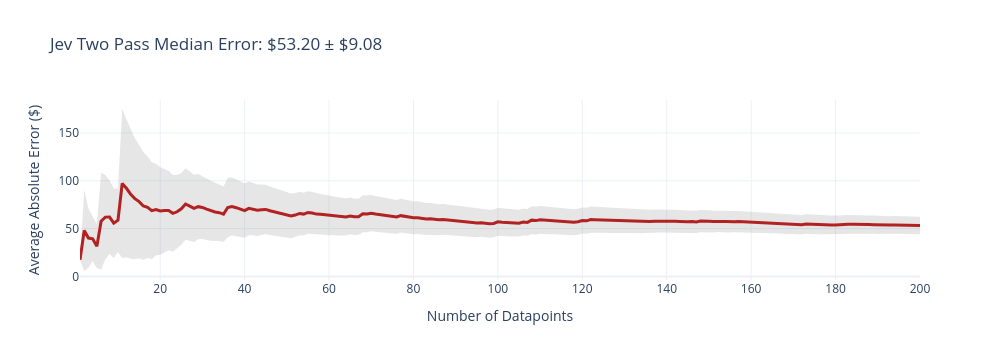
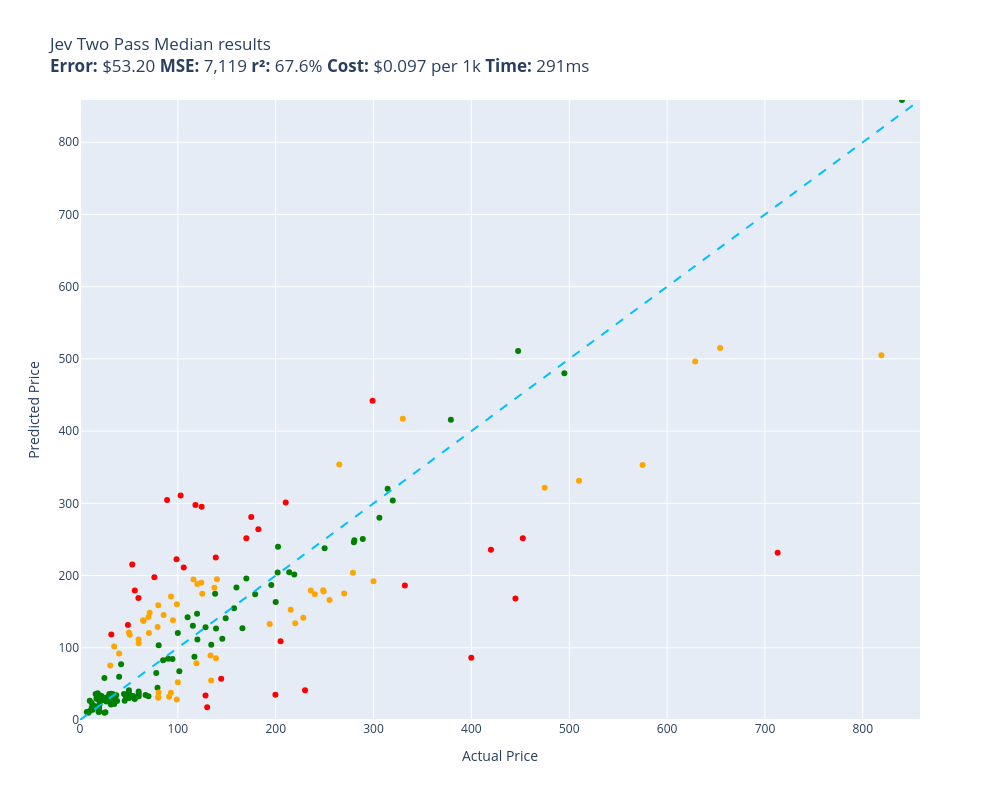

Source (notebook cell) for these figures, in order:
### Code cell
evaluate(jev_two_pass_median, test)

### Figure 1 — Plotly figure (JSON) as saved in the notebook; plotly's stock layout.template omitted (floating-point values rounded to 4 significant figures; data arrays with more than 128 entries replaced by an {"elided": "..."} marker saying what was removed)
{"data": [{"fill": "toself", "fillcolor": "rgba(128,128,128,0.2)", "hoverinfo": "skip", "line": {"color": "rgba(255,255,255,0)"}, "name": "95% CI", "showlegend": false, "type": "scatter", "x": {"elided": "400 int values"}, "y": {"elided": "400 float values"}}, {"customdata": {"elided": "200x1 float values"}, "hovertemplate": "n=%{x}<br>Avg Error=$%{y:,.2f}<br>±95% CI=$%{customdata[0]:,.2f}<extra></extra>", "line": {"color": "firebrick", "width": 3}, "mode": "lines", "name": "Cumulative Avg Error", "type": "scatter", "x": {"elided": "200 int values"}, "y": {"elided": "200 float values"}}], "layout": {"height": 360, "showlegend": false, "title": {"text": "Jev Two Pass Median Error: $53.20 ± $9.08"}, "width": 1000, "xaxis": {"title": {"text": "Number of Datapoints"}}, "yaxis": {"title": {"text": "Average Absolute Error ($)"}}}}

### Figure 2 — Plotly figure (JSON) as saved in the notebook; plotly's stock layout.template omitted (floating-point values rounded to 4 significant figures)
{"data": [{"customdata": [["Old Blood Noise Excess V2 Distortion Cho...\nGuess=$201.57 Actual=$219.00"], ["NewPower99 Battery Kit for Samsung Galax...\nGuess=$30.71 Actual=$54.95"], ["EXMAX NG-10X Fresnel Lens Focusing Adapt...\nGuess=$32.90 Actual=$69.98"], ["Stand for Raven Pro Document Scanner - P...\nGuess=$30.49 Actual=$29.85"], ["8544771 Dryer Heating Element, 279816 Th...\nGuess=$31.87 Actual=$35.74"], ["Metabo HPT 36V MultiVolt™ Cordless Rotar...\nGuess=$415.74 Actual=$379.00"], ["46mm Digital Pro High-Resolution Close-U...\nGuess=$31.10 Actual=$19.99"], ["Innovative Percussion CB-6 Chamois Bass ...\nGuess=$33.15 Actual=$54.32"], ["Panasonic KX-TG6511B DECT 6.0 PLUS Expan...\nGuess=$44.52 Actual=$79.20"], ["LOVE MEI Galaxy S10 Lite Case, Military ...\nGuess=$27.73 Actual=$32.98"], ["LD Products Compatible Toner Cartridge R...\nGuess=$41.08 Actual=$49.98"], ["HK SYSTEMS 13\" Heavy Duty Black \"Push\" O...\nGuess=$82.77 Actual=$84.95"], ["Mini PC, Kinupute Desktop Computer E3-12...\nGuess=$480.00 Actual=$495.00"], ["June Garden 12\" Sweet Dolly Charlotte - ...\nGuess=$27.95 Actual=$19.99"], ["10GBase-LR SFP+ Transceiver, Handar 10GB...\nGuess=$34.14 Actual=$19.99"], ["Deco Mount Pro Tripod Microphone Stand w...\nGuess=$39.44 Actual=$59.95"], ["GanFindX Portable Car Hand Controls for ...\nGuess=$183.50 Actual=$159.90"], ["Scranton & Co 3 Drawer Mobile File Cabin...\nGuess=$130.33 Actual=$115.35"], ["Task T24287 Roman Ogee Router Bit with 1...\nGuess=$29.01 Actual=$55.88"], ["Travelpro Platinum Elite Slim Business L...\nGuess=$204.61 Actual=$213.83"], ["Southwire 120V/15A Right Angle User Atta...\nGuess=$26.15 Actual=$37.87"], ["Mylites+ Standard Comic Book Mylar Sleev...\nGuess=$22.00 Actual=$34.99"], ["DALDED LED Light Kit for Lego Sonic Gree...\nGuess=$29.46 Actual=$24.99"], ["152MM Hole Saws M42 Bi-Metal High Speed ...\nGuess=$37.11 Actual=$17.99"], ["Baseball Backpacks Large 18 Inch Bookbag...\nGuess=$36.40 Actual=$31.77"], ["Wenger City Upgrade Laptop Backpack with...\nGuess=$112.45 Actual=$145.42"], ["AUTOFREE LED Tail Lights Assembly Compat...\nGuess=$204.38 Actual=$201.99"], ["Adams Check Payment and Deposit Register...\nGuess=$26.23 Actual=$35.49"], ["Fjallraven, Kanken Laptop 15\" Backpack f...\nGuess=$147.05 Actual=$119.65"], ["Diversitech WG840585 Motor, (Ddb) 1/3Hp,...\nGuess=$104.11 Actual=$134.12"], ["Retevis RT68 Soft Earhook Walkie Talkie ...\nGuess=$10.99 Actual=$6.99"], ["Evan-Fischer Front Bumper Cover Compatib...\nGuess=$239.84 Actual=$202.38"], ["Laisomeke Waterproof Junction Box, Unive...\nGuess=$23.39 Actual=$11.99"], ["Webcem Solar Shed Light Outdoor Indoor, ...\nGuess=$65.01 Actual=$77.96"], ["Western Digital Enterprise RE4-GP 2TB SA...\nGuess=$142.29 Actual=$109.95"], ["DIMARZIO 204284 DP 163FBK Blues Bucker G...\nGuess=$84.90 Actual=$89.99"], ["Tablet PC Cover Compatible with Lenovo T...\nGuess=$21.48 Actual=$31.61"], ["Miyaya@ Funny Animal Masks Collection fo...\nGuess=$30.56 Actual=$16.99"], ["Trail Gear Twin Stick Kit for Top Shift ...\nGuess=$246.11 Actual=$279.92"], ["Engine Thermostat, Replace 19301-PAA-306...\nGuess=$28.21 Actual=$18.89"], ["Ultra Duster Canned Air Net 10 Oz 6-Pack\nGuess=$30.77 Actual=$49.90"], ["Beck/Arnley 0421945 Air Filter\nGuess=$28.10 Actual=$35.87"], ["IQShield Screen Protector Compatible wit...\nGuess=$12.50 Actual=$9.95"], ["Liberty Imports 12 Pack: US Military Toy...\nGuess=$29.49 Actual=$16.98"], ["Neporal Full Spectrum Light Bulb, 6000K ...\nGuess=$18.52 Actual=$18.59"], ["Satco S9596, 4 Count (Pack of 1), 4.18\nGuess=$16.95 Actual=$12.00"], ["Ceramic Talavera Mexican Tile 4x4\", 9 Pi...\nGuess=$36.15 Actual=$29.95"], ["Intrepid International Dressage Letters-...\nGuess=$25.52 Actual=$26.99"], ["Kingston Brass KS269SN Kingston Clawfoot...\nGuess=$279.91 Actual=$305.99"], ["EMART Photography C Stand with Boom Arm,...\nGuess=$111.57 Actual=$119.99"], ["KOHLER K-1185540-CP Assembly-Slider\nGuess=$26.82 Actual=$45.67"], ["KUNN Small Electrician Tool Pouch Utilit...\nGuess=$29.15 Actual=$21.99"], ["iPhone 12/12 Pro Nicaragua Guardabarranc...\nGuess=$21.51 Actual=$19.97"], ["Replacement Remote Control for PANASONIC...\nGuess=$27.79 Actual=$34.95"], ["KS K-STORM Replacement Silicone Mushroom...\nGuess=$10.20 Actual=$8.50"], ["LSSAGOON Backpack for Women Teen Kids Gi...\nGuess=$35.72 Actual=$33.99"], ["Grey Pneumatic 1311SD Impact Socket Set\nGuess=$154.78 Actual=$157.43"], ["4LT LUMINETTE Vanity Opal GLS BSN\nGuess=$120.31 Actual=$99.99"], ["4pc Wheel Spacers Adapters 4\" (2inch Per...\nGuess=$87.41 Actual=$116.95"], ["GE RPWF SmartWater Comparable Refrigerat...\nGuess=$34.33 Actual=$36.99"], ["Urth 62mm UV, Circular Polarizing (CPL),...\nGuess=$126.57 Actual=$139.00"], ["Royal Designs, Inc. Decorative Abundant ...\nGuess=$10.20 Actual=$24.95"], ["NewFantasia Replacement Audio Cable with...\nGuess=$25.19 Actual=$31.00"], ["MONOCARBON Forged Carbon Fiber Case for ...\nGuess=$36.50 Actual=$59.99"], ["AC Compressor & A/C Kit For BMW 335i 335...\nGuess=$320.36 Actual=$314.41"], ["DuraGo 29515020 Front Hub Assembly\nGuess=$128.57 Actual=$128.34"], ["MXR Carbon Copy Deluxe Analog Delay Guit...\nGuess=$187.02 Actual=$195.50"], ["Berta (6 Pieces) 1-1/4 inch Overlay, 90 ...\nGuess=$30.00 Actual=$24.66"], ["Chalkboard Name Badges with Magnetic Bac...\nGuess=$11.90 Actual=$19.95"], ["USB Charger, CIVIE High Speed 60W Multip...\nGuess=$36.01 Actual=$15.99"], ["Cardone 84-58642 New HEI Electronic Dist...\nGuess=$126.95 Actual=$165.99"], ["Universal Power Group 12V 100Ah Sealed L...\nGuess=$163.23 Actual=$199.99"], ["Kastar Battery Pack Replacement for Sony...\nGuess=$27.40 Actual=$19.99"], ["18 Inch White Undermount Kitchen Sink - ...\nGuess=$174.15 Actual=$179.00"], ["AZX Stylus Pencil for Apple iPad Pro 202...\nGuess=$30.14 Actual=$29.99"], ["Raspberry Pi 3 Model B+ Aluminum Case Me...\nGuess=$19.23 Actual=$14.99"], ["ASUS VY279HE-W 27” 1080P Monitor - White...\nGuess=$174.90 Actual=$138.10"], ["Music Hall pa15.3 MM/MC Phono Preamplifi...\nGuess=$237.78 Actual=$250.00"], ["Diversitech UC2436-3 Ultralite Condenser...\nGuess=$103.44 Actual=$80.39"], ["Lorell Bell Chair Glide, 2.5\", Black\nGuess=$16.67 Actual=$19.50"], ["200 ' feet True 14 Gauge AWG CCA Speaker...\nGuess=$36.14 Actual=$44.95"], ["200 Couples Conversation Cards - Enjoy B...\nGuess=$27.53 Actual=$32.97"], ["The Puppet Company - Carpet-Unicorn, Whi...\nGuess=$10.99 Actual=$19.00"], ["KYX Racing Hardened Steel Center Drive S...\nGuess=$30.34 Actual=$46.99"], ["Baumgartens Sicurix Blank PVC ID Cards (...\nGuess=$29.53 Actual=$19.11"], ["OEM Samsung Remote Control Shipped with ...\nGuess=$29.61 Actual=$56.00"], ["Venom Power Terra Hunter R/T+ R/T All-Te...\nGuess=$303.93 Actual=$319.65"], ["Custom Engagement Logo Desk Embosser Sea...\nGuess=$37.70 Actual=$49.95"], ["Audio Techinca ATW-T1002 System 10 Handh...\nGuess=$250.71 Actual=$289.00"], ["520 Pieces Christmas Envelope Seal Stick...\nGuess=$10.75 Actual=$25.99"], ["LD Compatible Ink Cartridge Replacement ...\nGuess=$77.29 Actual=$41.99"], ["BestPricedDecals Wine A BIT, You'll Feel...\nGuess=$14.29 Actual=$12.98"], ["Dell XPS 13 9343-2727SLV 13.3\" Full HD S...\nGuess=$858.46 Actual=$839.99"], ["VATOS 4 Packs Bubble Machine Gun for Kid...\nGuess=$31.48 Actual=$22.88"], ["Steering Wheel, Carbon Fiber Automotive ...\nGuess=$510.91 Actual=$447.74"], ["BXYJY for Samsung Galaxy Z Fold 3 Case w...\nGuess=$30.61 Actual=$49.99"], ["VONADO Space Wars Colonial Viper MK1 Bui...\nGuess=$59.85 Actual=$39.99"], ["Replacement Remote Control fit for Sony ...\nGuess=$26.71 Actual=$9.99"], ["Disney Princess Sparkling Princess Sleep...\nGuess=$28.68 Actual=$24.95"], ["sabermaster TCG Playmat yugioh playmat T...\nGuess=$26.86 Actual=$21.99"], ["Star Wars Die-Cast Metal TITANIUM Series...\nGuess=$27.19 Actual=$22.70"], ["DuraGo BR5330 Front Vented Disc Brake Ro...\nGuess=$67.35 Actual=$101.51"], ["Vinyl Soft Top Roll-up Adjustable Truck ...\nGuess=$140.98 Actual=$148.88"], ["Glovion Music Stand Light, Clip On Piano...\nGuess=$31.48 Actual=$27.99"], ["Intex River Run Connect Lounge (Four)\nGuess=$84.47 Actual=$94.49"], ["Think Gizmos Build Your Own Robot Toys f...\nGuess=$57.99 Actual=$24.95"], ["VTech Strum and Jam Kidi Musical Guitar ...\nGuess=$33.11 Actual=$21.99"], ["KZ ZS10 Pro in Ear Monitor Headphone KZ ...\nGuess=$34.67 Actual=$66.99"], ["Fender Hendrix Voodoo Child Coiled Instr...\nGuess=$32.88 Actual=$59.99"], ["W11130208 W10695459 Refrigerator LED Mod...\nGuess=$28.25 Actual=$26.59"], ["STICKGOO Peel and Stick Backsplash for K...\nGuess=$33.89 Actual=$34.99"], ["Xiaomi Redmi 10 2022 NFC 4G LTE (128GB +...\nGuess=$195.92 Actual=$169.99"], ["For Volvo C70 S70 V70 V40 S40 AC Compres...\nGuess=$248.95 Actual=$280.41"], ["Refresh NSF-53 Premium Replacement Refri...\nGuess=$33.43 Actual=$50.99"], ["NICKSTON Red Sparkling Glitter Slim Band...\nGuess=$27.11 Actual=$25.99"]], "hovertemplate": "%{customdata[0]}<extra></extra>", "legendgroup": "green", "marker": {"color": "green", "size": 6, "symbol": "circle"}, "mode": "markers", "name": "green", "orientation": "v", "showlegend": true, "type": "scatter", "x": [219.0, 54.95, 69.98, 29.85, 35.74, 379.0, 19.99, 54.32, 79.2, 32.98, 49.98, 84.95, 495.0, 19.99, 19.99, 59.95, 159.9, 115.3, 55.88, 213.8, 37.87, 34.99, 24.99, 17.99, 31.77, 145.4, 202.0, 35.49, 119.7, 134.1, 6.99, 202.4, 11.99, 77.96, 110.0, 89.99, 31.61, 16.99, 279.9, 18.89, 49.9, 35.87, 9.95, 16.98, 18.59, 12.0, 29.95, 26.99, 306.0, 120.0, 45.67, 21.99, 19.97, 34.95, 8.5, 33.99, 157.4, 99.99, 117.0, 36.99, 139.0, 24.95, 31.0, 59.99, 314.4, 128.3, 195.5, 24.66, 19.95, 15.99, 166.0, 200.0, 19.99, 179.0, 29.99, 14.99, 138.1, 250.0, 80.39, 19.5, 44.95, 32.97, 19.0, 46.99, 19.11, 56.0, 319.6, 49.95, 289.0, 25.99, 41.99, 12.98, 840.0, 22.88, 447.7, 49.99, 39.99, 9.99, 24.95, 21.99, 22.7, 101.5, 148.9, 27.99, 94.49, 24.95, 21.99, 66.99, 59.99, 26.59, 34.99, 170.0, 280.4, 50.99, 25.99], "xaxis": "x", "y": [201.6, 30.71, 32.9, 30.49, 31.87, 415.7, 31.1, 33.15, 44.52, 27.73, 41.08, 82.77, 480.0, 27.95, 34.14, 39.44, 183.5, 130.3, 29.01, 204.6, 26.15, 22.0, 29.46, 37.11, 36.4, 112.5, 204.4, 26.23, 147.0, 104.1, 10.99, 239.8, 23.39, 65.01, 142.3, 84.9, 21.48, 30.56, 246.1, 28.21, 30.77, 28.1, 12.5, 29.49, 18.52, 16.95, 36.15, 25.52, 279.9, 111.6, 26.82, 29.15, 21.51, 27.79, 10.2, 35.72, 154.8, 120.3, 87.41, 34.33, 126.6, 10.2, 25.19, 36.5, 320.4, 128.6, 187.0, 30.0, 11.9, 36.01, 126.9, 163.2, 27.4, 174.1, 30.14, 19.23, 174.9, 237.8, 103.4, 16.67, 36.14, 27.53, 10.99, 30.34, 29.53, 29.61, 303.9, 37.7, 250.7, 10.75, 77.29, 14.29, 858.5, 31.48, 510.9, 30.61, 59.85, 26.71, 28.68, 26.86, 27.19, 67.35, 141.0, 31.48, 84.47, 57.99, 33.11, 34.67, 32.88, 28.25, 33.89, 195.9, 249.0, 33.43, 27.11], "yaxis": "y"}, {"customdata": [["telpo Headlight Assembly Fit For 15 Camr...\nGuess=$194.62 Actual=$115.99"], ["ACDelco GM Original Equipment FW339 Fron...\nGuess=$152.58 Actual=$215.33"], ["Pump Head TBVECHI 175PSI 4KW 5.5HP 21CFM...\nGuess=$417.06 Actual=$329.90"], ["GJY Portable TV,10.6 inch Mini TV for AT...\nGuess=$128.91 Actual=$79.36"], ["PEMP E65 E66 CDC Simulate Optical Fiber ...\nGuess=$78.42 Actual=$119.00"], ["Intermatic PX300 12V 300W Transformer wi...\nGuess=$54.72 Actual=$134.00"], ["CORSAIR Dominator Platinum RGB 32GB (2x1...\nGuess=$190.12 Actual=$124.00"], ["Clementoni 39132.5 Jigsaw Puzzle 1,000 P...\nGuess=$30.84 Actual=$79.95"], ["KOMPUTERBAY 4GB 2X 2GB DDR2 1066MHz PC2-...\nGuess=$38.02 Actual=$80.34"], ["Canon EOS Rebel T7 Digital SLR Camera wi...\nGuess=$504.92 Actual=$819.00"], ["15\" Locking Shower Head Extension Arm in...\nGuess=$31.89 Actual=$79.95"], ["Tidal Front + Rear Fender Flares 4PC Poc...\nGuess=$166.22 Actual=$254.99"], ["Dakota Alert MURS Alert Probe Sensor - M...\nGuess=$133.85 Actual=$219.99"], ["KOHLER 18865-CP Filtered Water Faucet, P...\nGuess=$321.43 Actual=$475.00"], ["MC: Pindicator (Dual Intensity Amber)\nGuess=$92.20 Actual=$40.00"], ["Sumerain S1339CM Double Handle Widesprea...\nGuess=$179.47 Actual=$235.86"], ["Festool 492370 Platin 2 S1000 Grit 6-Inc...\nGuess=$32.34 Actual=$91.00"], ["Poison Spyder 10-08-020 Rocker Knocker\nGuess=$496.45 Actual=$628.76"], ["VLAND LED Smoked Taillights Compatible F...\nGuess=$174.00 Actual=$239.99"], ["PM Auto Front Right Quick Complete Strut...\nGuess=$174.78 Actual=$124.94"], ["Pidoko Kids Train Table, Grey with 90 Pc...\nGuess=$188.28 Actual=$119.97"], ["Marvel Legends Series X-Men 6-Inch Archa...\nGuess=$28.27 Actual=$98.95"], ["LEGO Marvel Avengers War Machine Buster ...\nGuess=$106.16 Actual=$59.95"], ["Trim Kit for 2-handle Shower & Tub Valve...\nGuess=$138.23 Actual=$94.99"], ["Pioneer 2AM401-BN Two Handle Kitchen Fau...\nGuess=$141.48 Actual=$228.22"], ["Aeromotive 13304 Regulator, X1 Adjustabl...\nGuess=$175.30 Actual=$269.95"], ["Walker Exhaust Ultra EPA 16478 Direct Fi...\nGuess=$353.17 Actual=$574.99"], ["MGP Caliper Covers 39011SACURD Red Powde...\nGuess=$177.78 Actual=$249.00"], ["Wilkinson LOW GAUSS Vintage Tone Strat S...\nGuess=$75.49 Actual=$30.93"], ["Pyle Wireless Rear View Backup Camera - ...\nGuess=$120.31 Actual=$70.45"], ["Hp Pavilion P7-1257c Motherboard Aahd3-h...\nGuess=$111.32 Actual=$59.86"], ["Auertech Portable Washing Machine, 14lbs...\nGuess=$160.25 Actual=$98.99"], ["New Replacement seat cover fits Yamaha M...\nGuess=$85.45 Actual=$138.95"], ["Amana Tool - SC587 Carbide Tipped 3-Wing...\nGuess=$148.44 Actual=$71.23"], ["Evan Fischer Radiator Cooling Fan Assemb...\nGuess=$182.99 Actual=$137.34"], ["ECCPP Power Steering Pump for 2009-2010 ...\nGuess=$145.22 Actual=$85.48"], ["UPR Mach 1 Chin Spoiler Fits 94-98 Musta...\nGuess=$137.06 Actual=$64.99"], ["Skullcandy Hesh Evo Bluetooth Headphones...\nGuess=$142.61 Actual=$69.99"], ["LCD Screen for Dell Inspiron 17R 17.3\" H...\nGuess=$138.07 Actual=$64.37"], ["4 Inches Rolled Muffler Tip Catback Exha...\nGuess=$132.86 Actual=$193.88"], ["Competition Clutch Disc and Pressure Pla...\nGuess=$331.11 Actual=$510.00"], ["APS iBoard (304 Stainless Steel Polished...\nGuess=$353.81 Actual=$264.95"], ["StonKraft Brass Chess Board Game Set wit...\nGuess=$194.81 Actual=$140.00"], ["VIPMOTOZ Sequential Turn Signal Premium ...\nGuess=$203.88 Actual=$278.94"], ["Samsung DA97-07603B Freezer Ice Maker As...\nGuess=$171.17 Actual=$93.02"], ["Blanco 230966 Valea Stainless Steel Sink...\nGuess=$37.88 Actual=$92.88"], ["Empava 24\" Single Wall Ovens 10 Cooking ...\nGuess=$515.16 Actual=$654.14"], ["HP Laserjet 2100 Laser Printer W/Test Pr...\nGuess=$192.00 Actual=$299.98"], ["PowerSport Front Rear Brakes and Rotors ...\nGuess=$179.75 Actual=$248.51"], ["Viola Bow 4/4 Full Size Carbon Fiber (Bl...\nGuess=$121.28 Actual=$49.99"], ["Targus CityGear Durable Backpack, Black,...\nGuess=$89.26 Actual=$133.43"], ["Jada Toys Ryan's World Combo Panda Airli...\nGuess=$101.85 Actual=$34.94"], ["Pyle 2x120 Watt Home Audio Speaker Power...\nGuess=$117.99 Actual=$50.92"], ["Fitness Center Gym Room Weight Train Dua...\nGuess=$52.12 Actual=$99.99"], ["MonMount Triple Monitor Stand Freestandi...\nGuess=$158.84 Actual=$79.99"]], "hovertemplate": "%{customdata[0]}<extra></extra>", "legendgroup": "orange", "marker": {"color": "orange", "size": 6, "symbol": "circle"}, "mode": "markers", "name": "orange", "orientation": "v", "showlegend": true, "type": "scatter", "x": [116.0, 215.3, 329.9, 79.36, 119.0, 134.0, 124.0, 79.95, 80.34, 819.0, 79.95, 255.0, 220.0, 475.0, 40.0, 235.9, 91.0, 628.8, 240.0, 124.9, 120.0, 98.95, 59.95, 94.99, 228.2, 269.9, 575.0, 249.0, 30.93, 70.45, 59.86, 98.99, 138.9, 71.23, 137.3, 85.48, 64.99, 69.99, 64.37, 193.9, 510.0, 264.9, 140.0, 278.9, 93.02, 92.88, 654.1, 300.0, 248.5, 49.99, 133.4, 34.94, 50.92, 99.99, 79.99], "xaxis": "x", "y": [194.6, 152.6, 417.1, 128.9, 78.42, 54.72, 190.1, 30.84, 38.02, 504.9, 31.89, 166.2, 133.8, 321.4, 92.2, 179.5, 32.34, 496.4, 174.0, 174.8, 188.3, 28.27, 106.2, 138.2, 141.5, 175.3, 353.2, 177.8, 75.49, 120.3, 111.3, 160.3, 85.45, 148.4, 183.0, 145.2, 137.1, 142.6, 138.1, 132.9, 331.1, 353.8, 194.8, 203.9, 171.2, 37.88, 515.2, 192.0, 179.7, 121.3, 89.26, 101.8, 118.0, 52.12, 158.8], "yaxis": "y"}, {"customdata": [["RBC12-UPC Replacement Battery Cartridge ...\nGuess=$41.30 Actual=$229.99"], ["SuppliesOutlet Compatible Toner Cartridg...\nGuess=$57.14 Actual=$144.29"], ["Bam France 2002XL Contoured Hightech Bla...\nGuess=$231.57 Actual=$713.00"], ["APS iBoard 6-inch Aluminum (Black Powder...\nGuess=$301.31 Actual=$210.23"], ["SKB iSeries 3i-13096-6KP Case for BlackM...\nGuess=$280.98 Actual=$174.99"], ["Bam Trekking 3027SB Single Black Clarine...\nGuess=$186.31 Actual=$332.00"], ["DEWALT 20V MAX* XR Impact Driver with Bl...\nGuess=$251.65 Actual=$452.53"], ["Aolemi Oil Rubbed Bronze Single Function...\nGuess=$222.58 Actual=$98.65"], ["Evergreen HSHB2005 Cylinder Head Gasket ...\nGuess=$168.78 Actual=$59.69"], ["JRready ST6313 DT Deutsch Connector Kit,...\nGuess=$35.00 Actual=$199.68"], ["3D Tree Hole Branches 075 Stair Risers D...\nGuess=$17.68 Actual=$129.99"], ["Projector, CRAZVIEW Projector with WiFi ...\nGuess=$215.16 Actual=$53.40"], ["Lighted Triangle Mirror Cabinet Bathroom...\nGuess=$168.08 Actual=$445.00"], ["BESTILL Wall Mounted Shower Faucet Set, ...\nGuess=$197.81 Actual=$76.00"], ["Dell Optiplex 390 Desktop Computer i3 3....\nGuess=$295.13 Actual=$124.27"], ["ANZO USA 111207 GMC SIERRA 99-06 / YUKON...\nGuess=$264.27 Actual=$182.28"], ["LSI Broadcom SAS 9300-8i 8-port 12Gb/s S...\nGuess=$297.67 Actual=$118.00"], ["Canon Sure Shot 90u 35mm Date Camera\nGuess=$86.30 Actual=$399.89"], ["Mikrotik RB3011UIAS-RM RouterBOARD 10xGi...\nGuess=$442.19 Actual=$299.00"], ["Ibanez M510OVS Acoustic Mandolin in Vint...\nGuess=$251.80 Actual=$169.99"], ["Linkloos Solar Street Lights Outdoor Wat...\nGuess=$179.40 Actual=$55.99"], ["GENUINE VOLVO THERMOSTAT (3.0, 3.2) S60 ...\nGuess=$310.93 Actual=$102.85"], ["CradlePoint Compact Broadband Router (CB...\nGuess=$304.49 Actual=$89.00"], ["SP Air Corporation SP-8102BU 1/4-Inch He...\nGuess=$109.06 Actual=$204.99"], ["ROHL WSGUM3018WH Wire Sink Grids, White\nGuess=$33.85 Actual=$128.28"], ["CTLAMP XL-2100 Professional Quality XL-2...\nGuess=$118.51 Actual=$32.00"], ["KUNFINE Android Radio CarPlay & Android ...\nGuess=$211.09 Actual=$106.00"], ["A-Premium Front Suspension Steering Knuc...\nGuess=$131.38 Actual=$48.99"], ["Pacific Drums PDCM1618TTRB 16 x 18 Inche...\nGuess=$235.80 Actual=$419.99"], ["Garmin 010-12402-10 GT15M-TM Transom-Mou...\nGuess=$224.91 Actual=$138.74"]], "hovertemplate": "%{customdata[0]}<extra></extra>", "legendgroup": "red", "marker": {"color": "red", "size": 6, "symbol": "circle"}, "mode": "markers", "name": "red", "orientation": "v", "showlegend": true, "type": "scatter", "x": [230.0, 144.3, 713.0, 210.2, 175.0, 332.0, 452.5, 98.65, 59.69, 199.7, 130.0, 53.4, 445.0, 76.0, 124.3, 182.3, 118.0, 399.9, 299.0, 170.0, 55.99, 102.8, 89.0, 205.0, 128.3, 32.0, 106.0, 48.99, 420.0, 138.7], "xaxis": "x", "y": [41.3, 57.14, 231.6, 301.3, 281.0, 186.3, 251.6, 222.6, 168.8, 35.0, 17.68, 215.2, 168.1, 197.8, 295.1, 264.3, 297.7, 86.3, 442.2, 251.8, 179.4, 310.9, 304.5, 109.1, 33.85, 118.5, 211.1, 131.4, 235.8, 224.9], "yaxis": "y"}, {"hoverinfo": "skip", "line": {"color": "deepskyblue", "dash": "dash", "width": 2}, "mode": "lines", "name": "y = x", "showlegend": false, "type": "scatter", "x": [0, 858.5], "y": [0, 858.5]}], "layout": {"height": 800, "legend": {"title": {"text": "color"}, "tracegroupgap": 0}, "showlegend": false, "title": {"text": "Jev Two Pass Median results<br><b>Error:</b> $53.20 <b>MSE:</b> 7,119 <b>r²:</b> 67.6% <b>Cost:</b> $0.097 per 1k <b>Time:</b> 291ms"}, "width": 1000, "xaxis": {"anchor": "y", "domain": [0, 1], "range": [0, 858.5], "title": {"text": "Actual Price"}}, "yaxis": {"anchor": "x", "domain": [0, 1], "range": [0, 858.5], "title": {"text": "Predicted Price"}}}}
